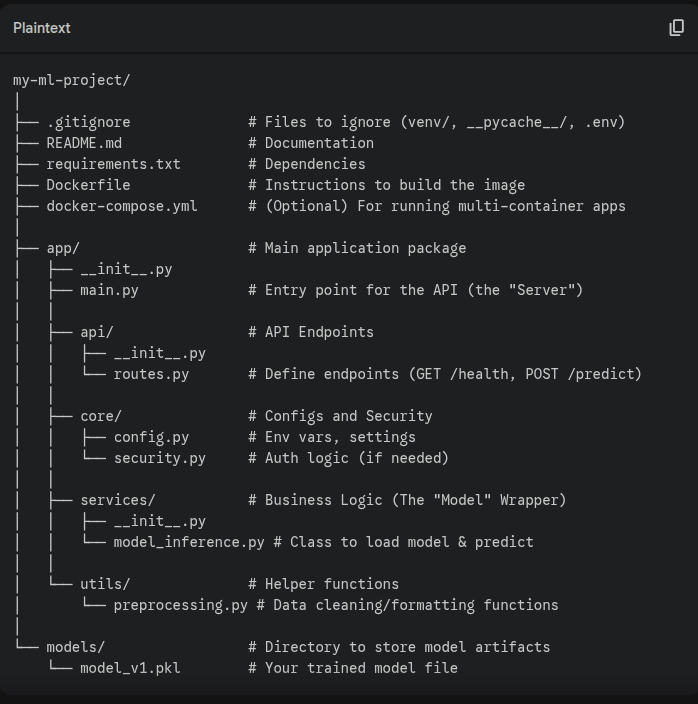
#> input picture project_directory.png, 698 x 704 px
$ python -i preprocessing.py   (imports and definitions only)
#> lines starting #> are read from the running program, lines starting #| are printed output that depends on the picture; after the words box and inside, x2 and y2 are one past the last pixel; in counts of white or black regions, pixels touching at a corner belong together
#> further down, picture is the input picture: shape (704, 698, 3); mean B, G, R 38.1, 37.2, 36.2
import cv2
import numpy as np

import faulthandler
# [1 line not run here, left out]

def skew_correction(gray_image):
    orig = gray_image

    # Threshold to get rid of extraneous noise using Otsu's thresholding
    _, thresh = cv2.threshold(gray_image, 0, 255, cv2.THRESH_BINARY + cv2.THRESH_OTSU)
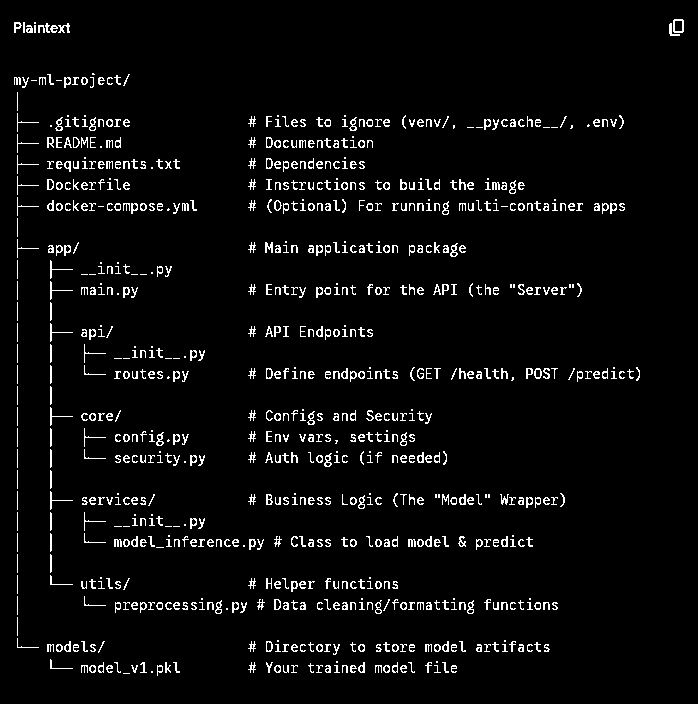
#> thresh: shape (704, 698); 4.4% white in thin lines or dots, all inside (x1, y1, x2, y2) = (14, 19, 684, 676)

    # Blur the image
    blur = cv2.GaussianBlur(thresh, (5, 5), 0)
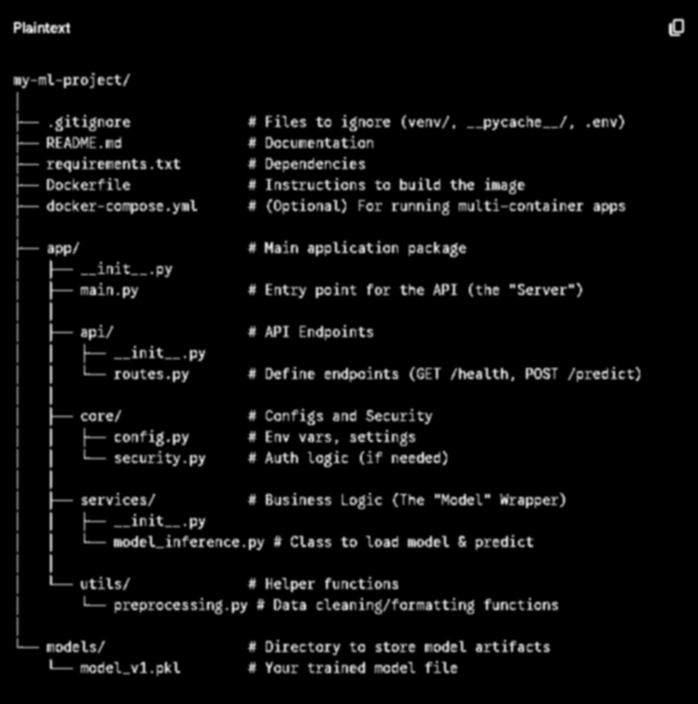
#> blur: shape (704, 698); min 0, max 229, mean 11.2

    # Perform Canny edge detection
    edges = cv2.Canny(blur, 50, 150, apertureSize=3)
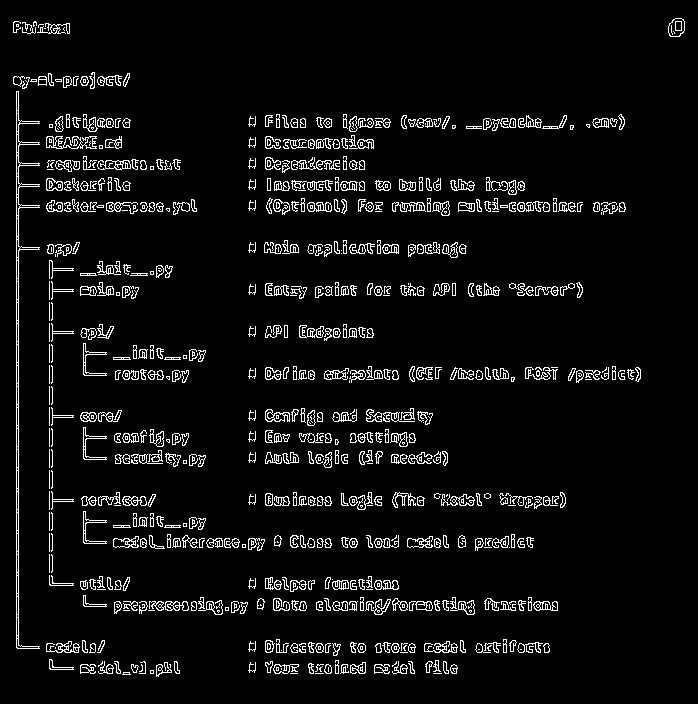
#> edges: shape (704, 698); 5.8% white in thin lines or dots

    # Perform probabilistic Hough Line Transform
    # cv2.HoughLinesP returns an array of lines in the format [[x1, y1, x2, y2]]
    hough_lines = cv2.HoughLinesP(edges, rho=1, theta=np.pi/180, threshold=100, minLineLength=100, maxLineGap=10)
#> hough_lines = 82 rows, first 6: [16, 647, 16, 76], [18, 648, 18, 76], [49, 584, 49, 244], [52, 585, 52, 244], [83, 604, 557, 604], [392, 205, 581, 205]

    slopes = []
    if hough_lines is not None:
        for line in hough_lines:
            x1, y1, x2, y2 = line[0]
            if x2 - x1 != 0:  # Avoid division by zero
                slope = (y2 - y1) / (x2 - x1)
                slopes.append(slope)
            else:
                slopes.append(float('inf')) # Vertical lines
#> this loop made 82 passes
#> (x1, y1, x2, y2, slope) on passes 5 to 16: (83, 604, 557, 604, 0), (392, 205, 581, 205, 0), (394, 202, 497, 202, 0), (318, 601, 556, 601, 0), (392, 208, 497, 208, 0), (450, 378, 555, 378, 0), (358, 203, 497, 203, 0), (114, 602, 473, 602, 0), (114, 610, 245, 610, 0), (115, 547, 261, 547, 0), (257, 607, 473, 607, 0), (19, 207, 194, 207, 0)
#> after the loop, slopes = 82 items, first 6: inf, inf, inf, inf, 0, 0

    # Calculate angles from slopes
    rad_angles = [np.arctan(x) for x in slopes if x != float('inf') and x != -float('inf')]
#> rad_angles = 78 values, max 0.0809 at index 48, min -0.01 at index 35, mean 0.0014
    # Convert to degrees for rotation
    deg_angles = [np.degrees(x) for x in rad_angles]
#> deg_angles = 78 values, max 4.64 at index 48, min -0.573 at index 35, mean 0.08

    # Find the most common angle for rotation
    if deg_angles:
        histo = np.histogram(deg_angles, bins=100)
        rotation_number = histo[1][np.argmax(histo[0])]
#> rotation_number = -1.45e-05

        # Correcting for 'sideways' alignments
        if rotation_number > 45:
            rotation_number = -(90 - rotation_number)
        elif rotation_number < -45:
            rotation_number = 90 - abs(rotation_number)
    else:
        rotation_number = 0 # No lines found, no rotation

    # Rotate the image to deskew it
    (h, w) = gray_image.shape[:2]
#> h = 704; w = 698
    center = (w // 2, h // 2)
#> center = (349, 352)
    matrix = cv2.getRotationMatrix2D(center, rotation_number, 1.0)
#> matrix = [[1, -2.52e-07, 8.89e-05], [2.52e-07, 1, -8.81e-05]]
    rotated = cv2.warpAffine(orig, matrix, (w, h),
                             flags=cv2.INTER_CUBIC,
                             borderMode=cv2.BORDER_REPLICATE)
    print(f"Image rotated by {rotation_number}")
#| Image rotated by -1.4463979011836159e-05
    return rotated


def resize_image(rotated_image):

    # Get original dimensions
    (h, w) = rotated_image.shape[:2]
#> h = 704; w = 698
    max_dim = 640

    # Calculate the ratio to scale down the image
    if w > h:
        ratio = max_dim / float(w)
        new_w = max_dim
        new_h = int(h * ratio)
    else:
        ratio = max_dim / float(h)
#> ratio = 0.909
        new_h = max_dim
        new_w = int(w * ratio)
#> new_w = 634

    # Resize the image
    scaled_img = cv2.resize(rotated_image, (new_w, new_h), interpolation=cv2.INTER_AREA)
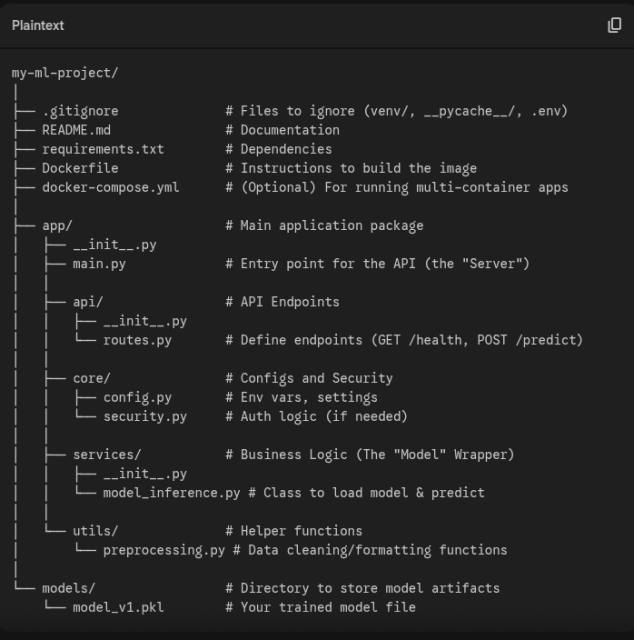
#> scaled_img: shape (640, 634); min 18, max 197, mean 37.2

    print(f"Original dimensions: ({w}x{h})")
#| Original dimensions: (698x704)
    print(f"Scaled dimensions: ({new_w}x{new_h})")
#| Scaled dimensions: (634x640)
    return scaled_img

def add_border(scaled_img):
    if len(scaled_img.shape) == 2:   # grayscale
        border_value = 255
    else:
        border_value = (255, 255, 255)
    border_image = cv2.copyMakeBorder(src=scaled_img, top=20, bottom=20, left=20, right=20, borderType=cv2.BORDER_CONSTANT, value = border_value)
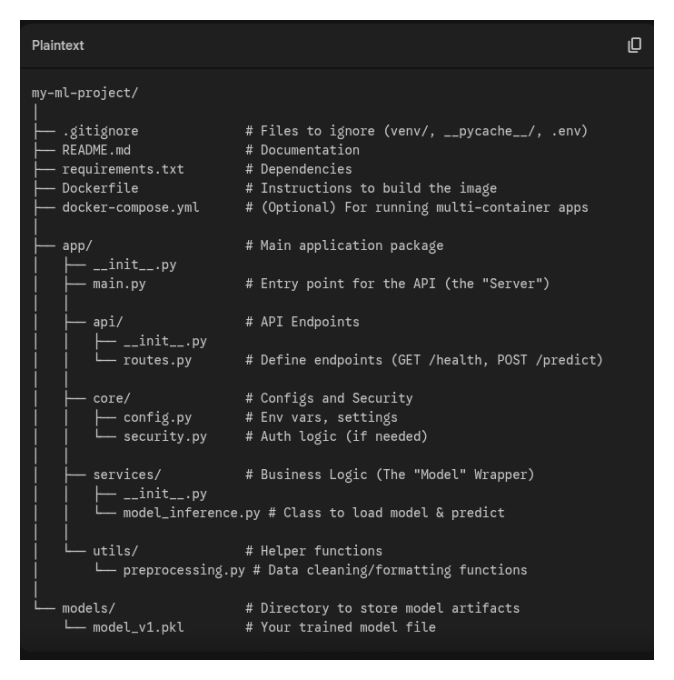
#> border_image: shape (680, 674); min 18, max 255, mean 62.2
    bor_h, bor_w = border_image.shape[:2]
#> bor_h = 680; bor_w = 674
    print(f"Dimensions with border:({bor_w}x{bor_h})")
#| Dimensions with border:(674x680)
    return border_image

def preprocess_pipeline(cropped_image):
    """
    Main entry point for the preprocessing module.
    Loads image -> Skew Correct -> Resize -> Add Border.
    Returns: Processed Numpy Image Array
    """

    # ensure dtype uint8
    img = cropped_image.astype(np.uint8, copy=False)

    # Load gray cropped image
    gray_image = cv2.cvtColor(img, cv2.COLOR_BGR2GRAY)

    # 1. Skew Correction
    rotated_image= skew_correction(gray_image)

    # 2. Resize
    resized_image = resize_image(rotated_image)

    # 3. Add Border
    final_image = add_border(resized_image)

    # ensure contiguous and correct dtype before handing to other C extensions
    final_image = np.ascontiguousarray(final_image, dtype=np.uint8)

    return final_image

>>> import cv2
>>> picture = cv2.imread('../../project_directory.png')
>>> result = preprocess_pipeline(picture)
